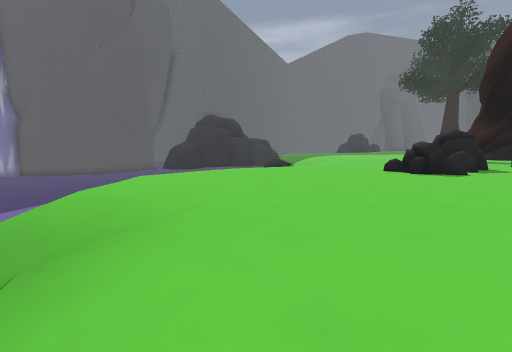
View 1 (above)

24 first-person views from a walk through a 3-D level made in the Godot game engine. The camera is 1.4 m above the floor, tilts 6° down and sees 90° across. The floor is counted in squares, 2 m on a side. Each view is taken from the middle of a square. On the plan, view 1 faces up. The plan holds only what a view shows up to about 9 squares ahead; the rest is blank. The place goes on beyond the plan. Characters and animated objects are not drawn. Some surface patterns are stand-ins.

View 2
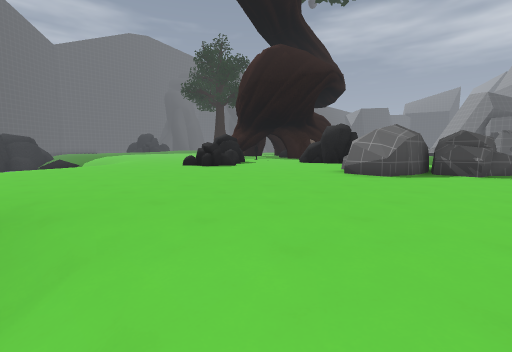

View 3
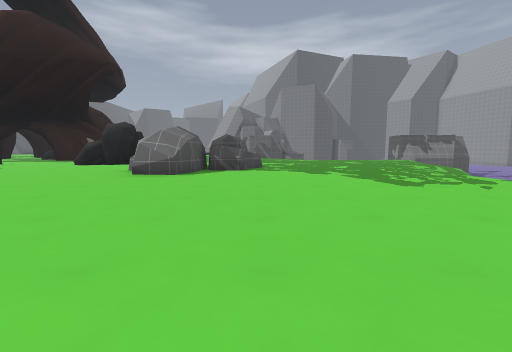

View 4
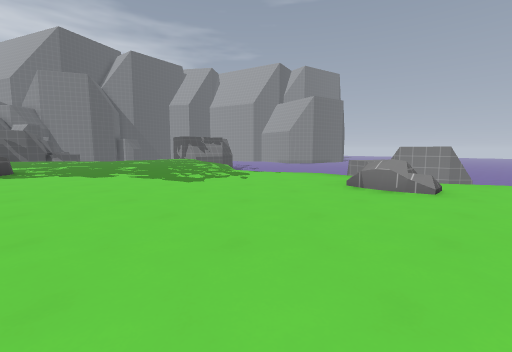

View 5
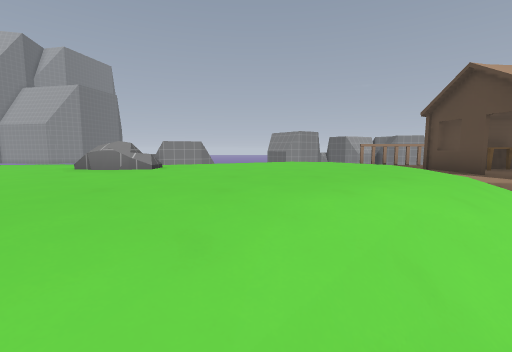

View 6
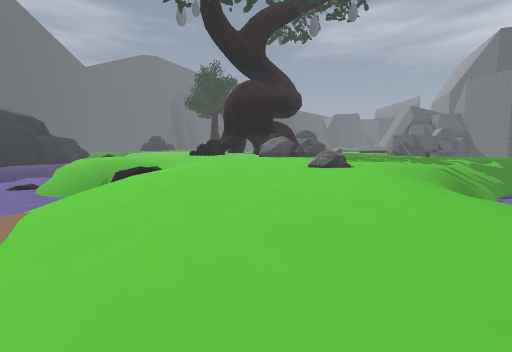

View 7
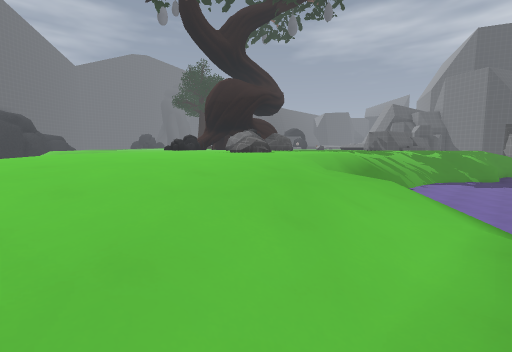

View 8
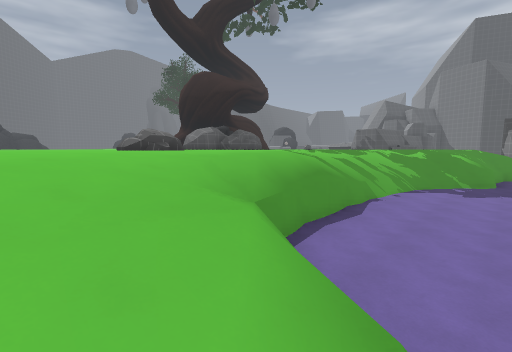

View 9
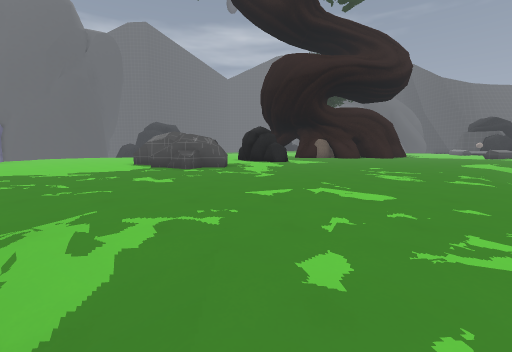

View 10
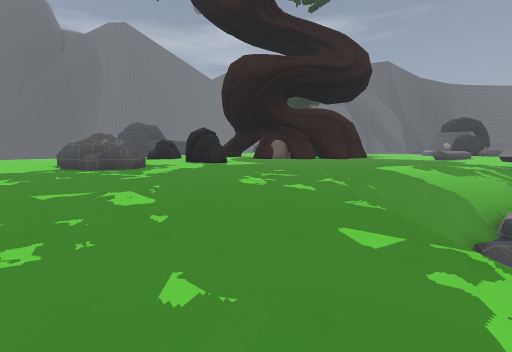

View 11
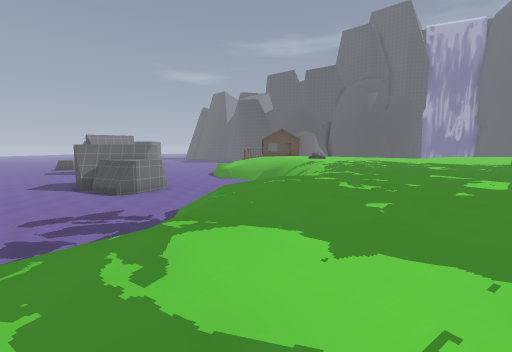

View 12
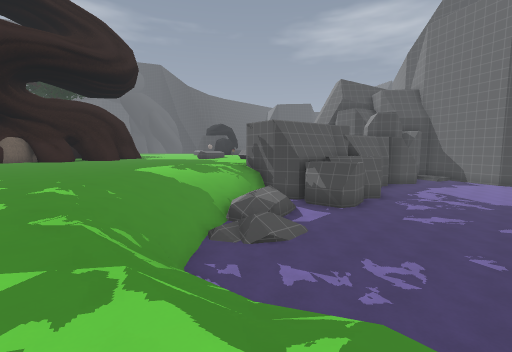

View 13
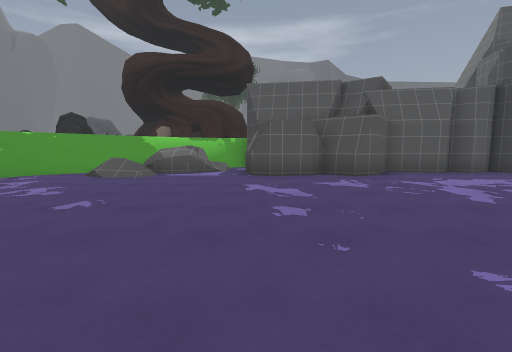

View 14
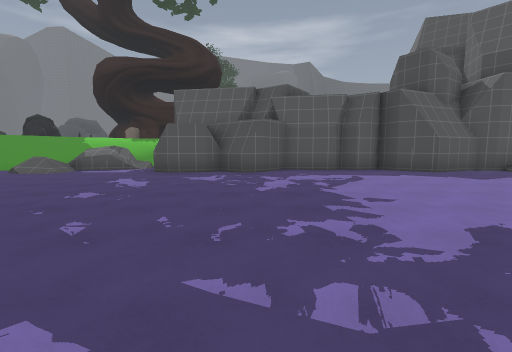

View 15
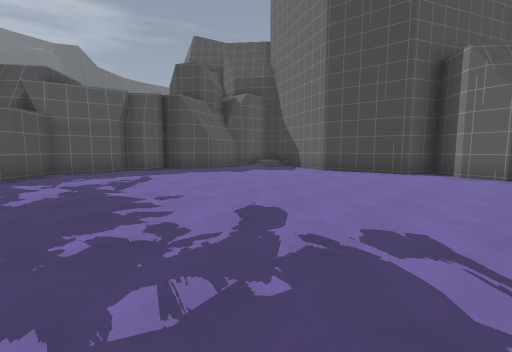

View 16
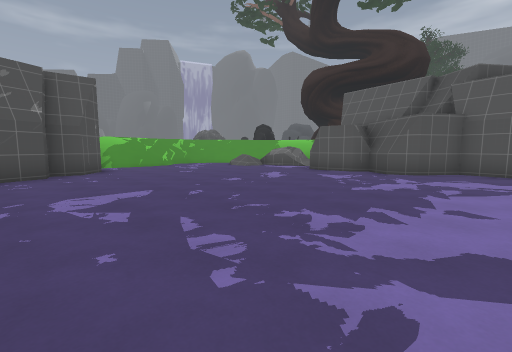

View 17
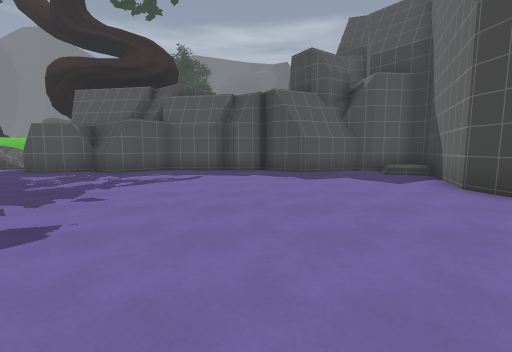

View 18
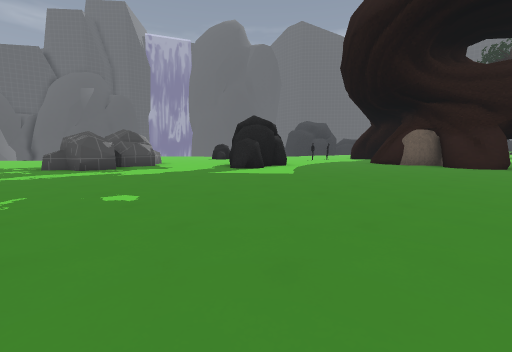

View 19
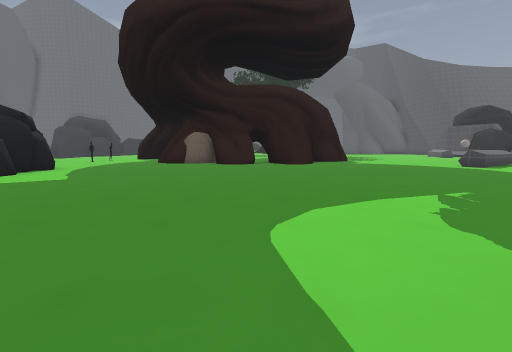

View 20
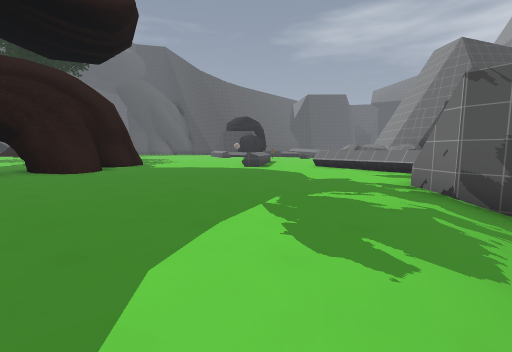

View 21
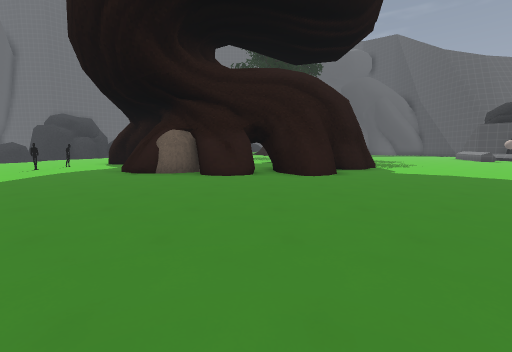

View 22
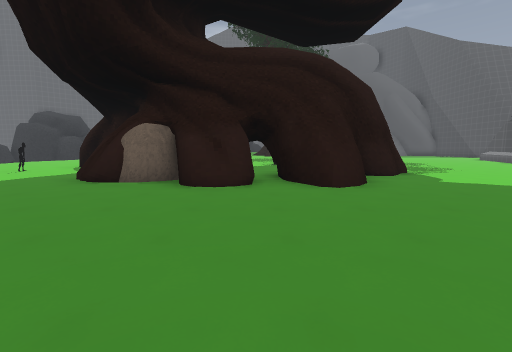

View 23
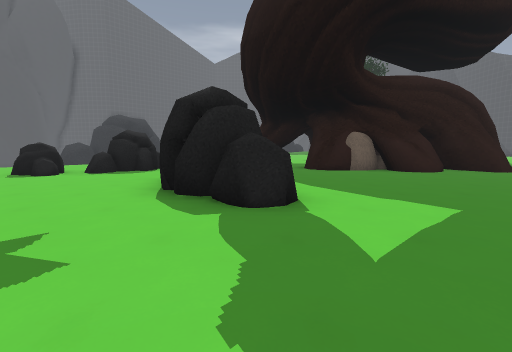

View 24
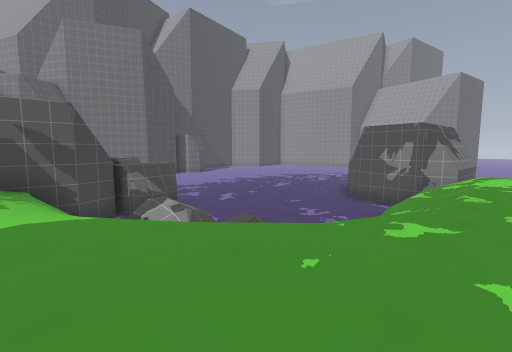

### Floor plan
Key: @ floor where view 1 was taken; # wall or solid block; x gap in a wall; . main floor; : floor 0.25 m higher than the main floor; - floor 0.5 m lower than the main floor; _ floor 1 m lower than the main floor; < floor 2.5 m lower than the main floor; / step, stairs or slope; = window, fence, low wall or low ledge; ^ raised ledge; R rock; H house.
Columns run from 6 left of view 1 to 33 right of it. Each row starts with its distance up from view 1.
 12                =.            ...
 11                .=.         #..=.
 10               ...=. RR #####....
  9     ===.....RR..=..#######.=...
  8   = /.....RRRR  ..=...####...=
  7   #/==..=..R.=   ..=...= #===#=^
  6   =/..........   ..=..==#=.=.=^.
  5    /........ ..###.......=.....
  4    /..=.. ..=...##.. ...... .=..
  3 </ =//==.==...=..:..=... ..=....^
  2 <<   /.....###^. .==.........=.=^
  1 <<   /.=.=.=###. ............=.=^
  0       @...=..^ ^.....=..= ...#
 -1    =//.......#^...=...../  /##
 -2   =//.==.=..=.. ..=...=/    #
 -3   /..... .....=#=...=./  =  #
 -4 =/...........=.x.....///////## #########
 -5 //.....=....... ....=/=<//<<####<<<<##<#
 -6 /.....==.=...........//<<<<<<<<<<<<<<<</
 -7 /..... ..=/////..=... <<<<<<<<<<<<<<<<<<
 -8 /....///////////....=//<<<<<<<<<<<<<<<<#
 -9 -/////=<<<<<<//////..//<<<<<<<<<<<<<<<<#
-10 H//////<<<<<<<<=/////  <<<<<<<<<<<<<<<<#
-11  /__/=<<<<<<<<<<<  //####<<<<<<<<<<<<<<#
-12             <<<<<<   #  ##<<<<<<<<<<<<<#
-13             <<<<<<       #<<<<<<<<<<<<<#

Where each view was taken, in squares from view 1:
view 1: 0 up, 0 right, facing up
view 2: 1 down, 1 left, facing up-right
view 3: 1 down, 1 left, facing right
view 4: 1 down, 1 left, facing down-right
view 5: 1 down, 2 left, facing down
view 6: 9 down, 6 left, facing up-right
view 7: 11 down, 5 left, facing up-right
view 8: 11 down, 2 left, facing up-right
view 9: 9 down, 10 right, facing up
view 10: 9 down, 13 right, facing up
view 11: 9 down, 15 right, facing left
view 12: 9 down, 14 right, facing up-right
view 13: 12 down, 22 right, facing up
view 14: 13 down, 25 right, facing up
view 15: 13 down, 25 right, facing up-right
view 16: 13 down, 27 right, facing up-left
view 17: 13 down, 29 right, facing up
view 18: 2 down, 17 right, facing up-left
view 19: 2 down, 17 right, facing up
view 20: 1 down, 17 right, facing up-right
view 21: 1 up, 17 right, facing up
view 22: 3 up, 17 right, facing up
view 23: 0 up, 11 right, facing up
view 24: 1 down, 14 right, facing down-right
